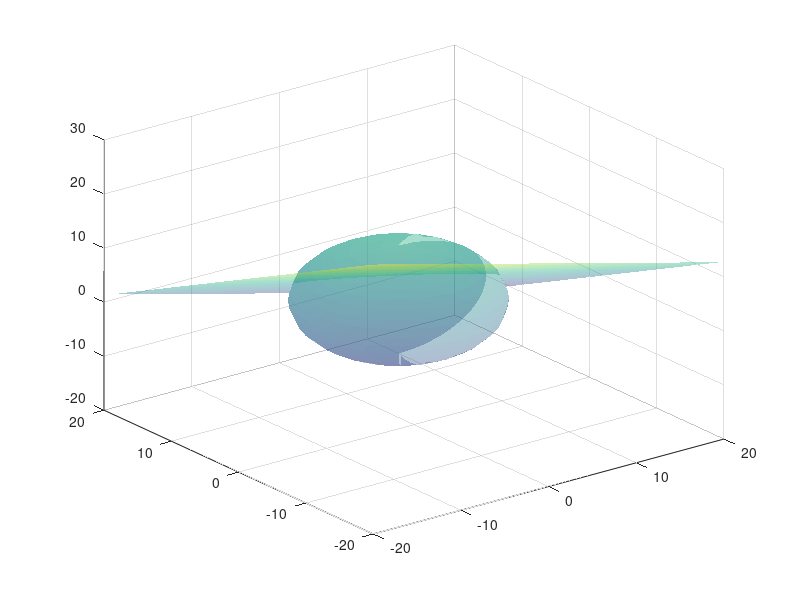

The MATLAB source for this figure: (Note: this script raises an error after producing the figure.)
%% Test for function SourceIntegrationCircle.m
%% test 1 parameters
mg = 1;
mp = 1;
Vi = [2, 3, 4];
Vj = [-1, -2, -3];
Vp = [-1, 1, 3];
Rp = 10;

% Generate plane
N = Vj - Vi;                                        % Plane normal
D = (mg + mp) / (2 * mp) * norm(N)^2 - dot(N, Vj);  % Plane offset
[x, y] = meshgrid(-2 * Rp:0.1 * 2 * Rp:2 * Rp);     % Generate x and y data
z = -1 / N(3) * (N(1) * x + N(2) * y + D);          % Plane equation

% Generate Sphere
[X, Y, Z] = sphere;                              % Unit Sphere in [0, 0, 0]
X2 = X * Rp + Vp(1);
Y2 = Y * Rp + Vp(2);
Z2 = Z * Rp + Vp(3);

% Plot the results
figure(1)
surf(X2, Y2, Z2, 'EdgeColor', 'none', 'FaceAlpha', 0.4) %plot sphere
hold on
surf(x, y, z, 'EdgeAlpha', 0.4, 'FaceAlpha', 0.4) %Plot the surface

% Compute intersection circle
[isIntersect, circle] = SourceIntegrationCircle(mg, mp, Vi, Vj, Vp, Rp);

% Check asserts
assert(isIntersect == true, "SourceIntegrationCircle return no" + ...
    "intercection with plane!");
assert(circle.r <= Rp + eps, "circle radius r > Rp!");
assert(dot(circle.ex, circle.ey) < 3 * eps, "ex is not orthogonal to ey!");

% Generate edge of thr circle
t = linspace(0, 2 * pi, 100);
xCircle = circle.center(1) + circle.r * cos(t) * circle.ex(1) + circle.r * sin(t) * circle.ey(1);
yCircle = circle.center(2) + circle.r * cos(t) * circle.ex(2) + circle.r * sin(t) * circle.ey(2);
zCircle = circle.center(3) + circle.r * cos(t) * circle.ex(3) + circle.r * sin(t) * circle.ey(3);
plot3(xCircle, yCircle, zCircle, 'r-', 'LineWidth', 2);
